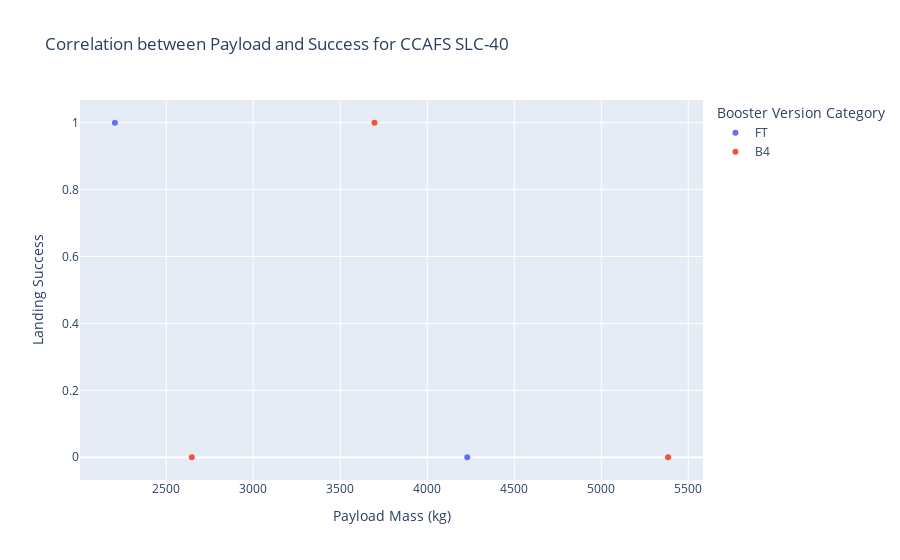

Write notebook code for a chart like this one.
### Code cell
get_scatter_chart('CCAFS SLC-40', [2000,6000])

### Figure 1 — Plotly figure (JSON) as saved in the notebook; plotly's stock layout.template omitted (floating-point values rounded to 4 significant figures)
{"data": [{"hovertemplate": "Booster Version Category=FT<br>Payload Mass (kg)=%{x}<br>Landing Success=%{y}<extra></extra>", "legendgroup": "FT", "marker": {"color": "#636efa", "symbol": "circle"}, "mode": "markers", "name": "FT", "orientation": "v", "showlegend": true, "type": "scatter", "x": [2205, 4230], "xaxis": "x", "y": [1, 0], "yaxis": "y"}, {"hovertemplate": "Booster Version Category=B4<br>Payload Mass (kg)=%{x}<br>Landing Success=%{y}<extra></extra>", "legendgroup": "B4", "marker": {"color": "#EF553B", "symbol": "circle"}, "mode": "markers", "name": "B4", "orientation": "v", "showlegend": true, "type": "scatter", "x": [3697.0, 2647, 5384], "xaxis": "x", "y": [1, 0, 0], "yaxis": "y"}], "layout": {"autosize": true, "legend": {"title": {"text": "Booster Version Category"}, "tracegroupgap": 0}, "title": {"text": "Correlation between Payload and Success for CCAFS SLC-40"}, "xaxis": {"anchor": "y", "autorange": true, "domain": [0, 1], "range": [2007.0, 5582.0], "title": {"text": "Payload Mass (kg)"}, "type": "linear"}, "yaxis": {"anchor": "x", "autorange": true, "domain": [0, 1], "range": [-0.08252, 1.083], "title": {"text": "Landing Success"}, "type": "linear"}}}
